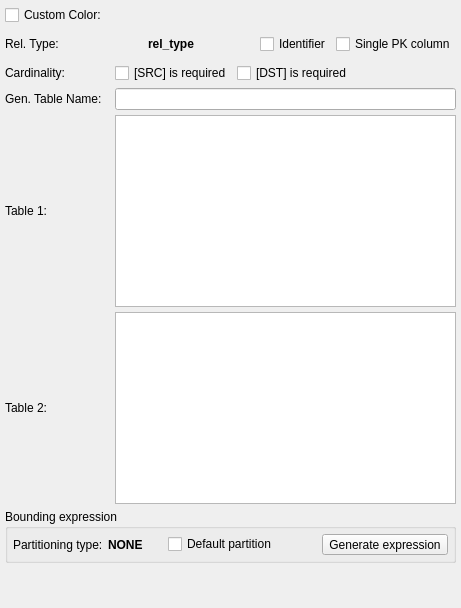
     <widget class="QWidget" name="tab">
      <attribute name="icon">
       <iconset resource="../../res/resources.qrc">
        <normaloff>:/icons/icons/attribute.png</normaloff>:/icons/icons/attribute.png</iconset>
      </attribute>
      <attribute name="title">
       <string>General</string>
      </attribute>
      <layout class="QGridLayout" name="gridLayout_3">
       <property name="leftMargin">
        <number>5</number>
       </property>
       <property name="topMargin">
        <number>5</number>
       </property>
       <property name="rightMargin">
        <number>5</number>
       </property>
       <property name="bottomMargin">
        <number>5</number>
       </property>
       <property name="spacing">
        <number>5</number>
       </property>
       <item row="4" column="0">
        <widget class="QLabel" name="ref_table_lbl">
         <property name="sizePolicy">
          <sizepolicy hsizetype="Preferred" vsizetype="Preferred">
           <horstretch>0</horstretch>
           <verstretch>0</verstretch>
          </sizepolicy>
         </property>
         <property name="minimumSize">
          <size>
           <width>0</width>
           <height>0</height>
          </size>
         </property>
         <property name="maximumSize">
          <size>
           <width>16777215</width>
           <height>16777215</height>
          </size>
         </property>
         <property name="text">
          <string>Table 1:</string>
         </property>
        </widget>
       </item>
       <item row="2" column="0">
        <widget class="QLabel" name="card_lbl">
         <property name="sizePolicy">
          <sizepolicy hsizetype="Preferred" vsizetype="Preferred">
           <horstretch>0</horstretch>
           <verstretch>0</verstretch>
          </sizepolicy>
         </property>
         <property name="minimumSize">
          <size>
           <width>0</width>
           <height>0</height>
          </size>
         </property>
         <property name="maximumSize">
          <size>
           <width>16777215</width>
           <height>16777215</height>
          </size>
         </property>
         <property name="text">
          <string>Cardinality:</string>
         </property>
        </widget>
       </item>
       <item row="3" column="0">
        <widget class="QLabel" name="relnn_tab_name_lbl">
         <property name="sizePolicy">
          <sizepolicy hsizetype="Preferred" vsizetype="Preferred">
           <horstretch>0</horstretch>
           <verstretch>0</verstretch>
          </sizepolicy>
         </property>
         <property name="minimumSize">
          <size>
           <width>0</width>
           <height>0</height>
          </size>
         </property>
         <property name="maximumSize">
          <size>
           <width>16777215</width>
           <height>16777215</height>
          </size>
         </property>
         <property name="toolTip">
          <string>Name of the table generated from many to many relationship</string>
         </property>
         <property name="text">
          <string>Gen. Table Name:</string>
         </property>
        </widget>
       </item>
       <item row="1" column="0">
        <widget class="QLabel" name="rel_type_lbl">
         <property name="sizePolicy">
          <sizepolicy hsizetype="Preferred" vsizetype="Preferred">
           <horstretch>0</horstretch>
           <verstretch>0</verstretch>
          </sizepolicy>
         </property>
         <property name="minimumSize">
          <size>
           <width>105</width>
           <height>0</height>
          </size>
         </property>
         <property name="maximumSize">
          <size>
           <width>105</width>
           <height>16777215</height>
          </size>
         </property>
         <property name="text">
          <string>Rel. Type:</string>
         </property>
        </widget>
       </item>
       <item row="6" column="0">
        <widget class="QLabel" name="recv_table_lbl">
         <property name="sizePolicy">
          <sizepolicy hsizetype="Preferred" vsizetype="Preferred">
           <horstretch>0</horstretch>
           <verstretch>0</verstretch>
          </sizepolicy>
         </property>
         <property name="minimumSize">
          <size>
           <width>0</width>
           <height>0</height>
          </size>
         </property>
         <property name="maximumSize">
          <size>
           <width>16777215</width>
           <height>16777215</height>
          </size>
         </property>
         <property name="text">
          <string>Table 2:</string>
         </property>
        </widget>
       </item>
       <item row="2" column="1" colspan="2">
        <layout class="QHBoxLayout" name="horizontalLayout_2">
         <property name="spacing">
          <number>5</number>
         </property>
         <item>
          <widget class="QCheckBox" name="table1_mand_chk">
           <property name="sizePolicy">
            <sizepolicy hsizetype="Fixed" vsizetype="Fixed">
             <horstretch>0</horstretch>
             <verstretch>0</verstretch>
            </sizepolicy>
           </property>
           <property name="text">
            <string>[SRC] is required</string>
           </property>
          </widget>
         </item>
         <item>
          <widget class="QCheckBox" name="table2_mand_chk">
           <property name="sizePolicy">
            <sizepolicy hsizetype="Expanding" vsizetype="Fixed">
             <horstretch>0</horstretch>
             <verstretch>0</verstretch>
            </sizepolicy>
           </property>
           <property name="text">
            <string>[DST] is required</string>
           </property>
          </widget>
         </item>
        </layout>
       </item>
       <item row="1" column="1" colspan="2">
        <layout class="QHBoxLayout" name="horizontalLayout">
         <property name="spacing">
          <number>5</number>
         </property>
         <item>
          <widget class="QLabel" name="rel_icon_lbl">
           <property name="minimumSize">
            <size>
             <width>28</width>
             <height>28</height>
            </size>
           </property>
           <property name="maximumSize">
            <size>
             <width>28</width>
             <height>28</height>
            </size>
           </property>
           <property name="scaledContents">
            <bool>true</bool>
           </property>
          </widget>
         </item>
         <item>
          <widget class="QLabel" name="rel_type_name_lbl">
           <property name="font">
            <font>
             <bold>true</bold>
            </font>
           </property>
           <property name="text">
            <string>rel_type</string>
           </property>
          </widget>
         </item>
         <item>
          <spacer name="horizontalSpacer">
           <property name="orientation">
            <enum>Qt::Horizontal</enum>
           </property>
           <property name="sizeHint" stdset="0">
            <size>
             <width>40</width>
             <height>20</height>
            </size>
           </property>
          </spacer>
         </item>
         <item>
          <widget class="QWidget" name="identifier_wgt" native="true">
           <property name="minimumSize">
            <size>
             <width>0</width>
             <height>0</height>
            </size>
           </property>
           <layout class="QHBoxLayout" name="horizontalLayout_3">
            <property name="spacing">
             <number>5</number>
            </property>
            <property name="leftMargin">
             <number>0</number>
            </property>
            <property name="topMargin">
             <number>0</number>
            </property>
            <property name="rightMargin">
             <number>0</number>
            </property>
            <property name="bottomMargin">
             <number>0</number>
            </property>
            <item>
             <widget class="QCheckBox" name="identifier_chk">
              <property name="sizePolicy">
               <sizepolicy hsizetype="Preferred" vsizetype="Fixed">
                <horstretch>0</horstretch>
                <verstretch>0</verstretch>
               </sizepolicy>
              </property>
              <property name="toolTip">
               <string>&lt;p&gt;The receiver's primary key will be composed by the generated foreign key columns.&lt;/p&gt;</string>
              </property>
              <property name="statusTip">
               <string/>
              </property>
              <property name="text">
               <string>Identifier</string>
              </property>
             </widget>
            </item>
           </layout>
          </widget>
         </item>
         <item>
          <widget class="QWidget" name="single_pk_wgt" native="true">
           <property name="minimumSize">
            <size>
             <width>0</width>
             <height>0</height>
            </size>
           </property>
           <layout class="QHBoxLayout" name="horizontalLayout_4">
            <property name="spacing">
             <number>5</number>
            </property>
            <property name="leftMargin">
             <number>0</number>
            </property>
            <property name="topMargin">
             <number>0</number>
            </property>
            <property name="rightMargin">
             <number>0</number>
            </property>
            <property name="bottomMargin">
             <number>0</number>
            </property>
            <item>
             <widget class="QCheckBox" name="single_pk_chk">
              <property name="sizePolicy">
               <sizepolicy hsizetype="Preferred" vsizetype="Fixed">
                <horstretch>0</horstretch>
                <verstretch>0</verstretch>
               </sizepolicy>
              </property>
              <property name="toolTip">
               <string>&lt;p&gt;Instead of create a multi-valued primary key with the generated foreign keys columns a single column is created and used as primary key.&lt;/p&gt;</string>
              </property>
              <property name="statusTip">
               <string/>
              </property>
              <property name="text">
               <string>Single PK column</string>
              </property>
             </widget>
            </item>
           </layout>
          </widget>
         </item>
        </layout>
       </item>
       <item row="0" column="0">
        <widget class="QCheckBox" name="custom_color_chk">
         <property name="text">
          <string>Custom Color:</string>
         </property>
        </widget>
       </item>
       <item row="10" column="0" colspan="3">
        <spacer name="verticalSpacer">
         <property name="orientation">
          <enum>Qt::Vertical</enum>
         </property>
         <property name="sizeType">
          <enum>QSizePolicy::Expanding</enum>
         </property>
         <property name="sizeHint" stdset="0">
          <size>
           <width>20</width>
           <height>40</height>
          </size>
         </property>
        </spacer>
       </item>
       <item row="7" column="0" rowspan="2" colspan="3">
        <widget class="QGroupBox" name="part_bound_expr_gb">
         <property name="title">
          <string>Bounding expression</string>
         </property>
         <layout class="QGridLayout" name="gridLayout_7">
          <property name="leftMargin">
           <number>5</number>
          </property>
          <property name="topMargin">
           <number>5</number>
          </property>
          <property name="rightMargin">
           <number>5</number>
          </property>
          <property name="bottomMargin">
           <number>5</number>
          </property>
          <property name="spacing">
           <number>5</number>
          </property>
          <item row="0" column="0">
           <layout class="QHBoxLayout" name="horizontalLayout_5">
            <property name="spacing">
             <number>5</number>
            </property>
            <item>
             <widget class="QLabel" name="label">
              <property name="text">
               <string>Partitioning type:</string>
              </property>
             </widget>
            </item>
            <item>
             <widget class="QLabel" name="part_type_lbl">
              <property name="font">
               <font>
                <bold>true</bold>
               </font>
              </property>
              <property name="text">
               <string>NONE</string>
              </property>
             </widget>
            </item>
            <item>
             <spacer name="horizontalSpacer_3">
              <property name="orientation">
               <enum>Qt::Horizontal</enum>
              </property>
              <property name="sizeType">
               <enum>QSizePolicy::Fixed</enum>
              </property>
              <property name="sizeHint" stdset="0">
               <size>
                <width>20</width>
                <height>20</height>
               </size>
              </property>
             </spacer>
            </item>
            <item>
             <widget class="QCheckBox" name="default_part_chk">
              <property name="toolTip">
               <string>&lt;p&gt;Default partitions are only supported on &lt;strong&gt;PostgreSQL 11+&lt;/strong&gt;. Using this option and exporting the code to PostgreSQL 10 syntax errors will be raised.&lt;/p&gt;</string>
              </property>
              <property name="statusTip">
               <string/>
              </property>
              <property name="text">
               <string>Default partition</string>
              </property>
             </widget>
            </item>
            <item>
             <spacer name="horizontalSpacer_2">
              <property name="orientation">
               <enum>Qt::Horizontal</enum>
              </property>
              <property name="sizeHint" stdset="0">
               <size>
                <width>40</width>
                <height>20</height>
               </size>
              </property>
             </spacer>
            </item>
            <item>
             <widget class="QToolButton" name="gen_bound_expr_tb">
              <property name="toolTip">
               <string>Generate the partition bounding expression based upon the partitioning type in use.</string>
              </property>
              <property name="text">
               <string>Generate expression</string>
              </property>
              <property name="icon">
               <iconset resource="../../res/resources.qrc">
                <normaloff>:/icons/icons/sqlcode.png</normaloff>:/icons/icons/sqlcode.png</iconset>
              </property>
              <property name="iconSize">
               <size>
                <width>25</width>
                <height>25</height>
               </size>
              </property>
              <property name="toolButtonStyle">
               <enum>Qt::ToolButtonTextBesideIcon</enum>
              </property>
             </widget>
            </item>
           </layout>
          </item>
         </layout>
        </widget>
       </item>
       <item row="3" column="1" colspan="2">
        <widget class="QLineEdit" name="relnn_tab_name_edt">
         <property name="toolTip">
          <string/>
         </property>
         <property name="statusTip">
          <string>Name of the table generated from many to many relationship</string>
         </property>
         <property name="clearButtonEnabled">
          <bool>true</bool>
         </property>
        </widget>
       </item>
       <item row="4" column="1" colspan="2">
        <widget class="QPlainTextEdit" name="ref_table_txt">
         <property name="sizePolicy">
          <sizepolicy hsizetype="Expanding" vsizetype="Fixed">
           <horstretch>0</horstretch>
           <verstretch>0</verstretch>
          </sizepolicy>
         </property>
         <property name="minimumSize">
          <size>
           <width>0</width>
           <height>0</height>
          </size>
         </property>
         <property name="maximumSize">
          <size>
           <width>16777215</width>
           <height>16777215</height>
          </size>
         </property>
         <property name="font">
          <font>
           <italic>true</italic>
          </font>
         </property>
         <property name="verticalScrollBarPolicy">
          <enum>Qt::ScrollBarAlwaysOff</enum>
         </property>
         <property name="horizontalScrollBarPolicy">
          <enum>Qt::ScrollBarAlwaysOff</enum>
         </property>
        </widget>
       </item>
       <item row="6" column="1" colspan="2">
        <widget class="QPlainTextEdit" name="recv_table_txt">
         <property name="sizePolicy">
          <sizepolicy hsizetype="Expanding" vsizetype="Fixed">
           <horstretch>0</horstretch>
           <verstretch>0</verstretch>
          </sizepolicy>
         </property>
         <property name="minimumSize">
          <size>
           <width>0</width>
           <height>0</height>
          </size>
         </property>
         <property name="maximumSize">
          <size>
           <width>16777215</width>
           <height>16777215</height>
          </size>
         </property>
         <property name="font">
          <font>
           <italic>true</italic>
          </font>
         </property>
         <property name="verticalScrollBarPolicy">
          <enum>Qt::ScrollBarAlwaysOff</enum>
         </property>
         <property name="horizontalScrollBarPolicy">
          <enum>Qt::ScrollBarAlwaysOff</enum>
         </property>
        </widget>
       </item>
      </layout>
     </widget>
